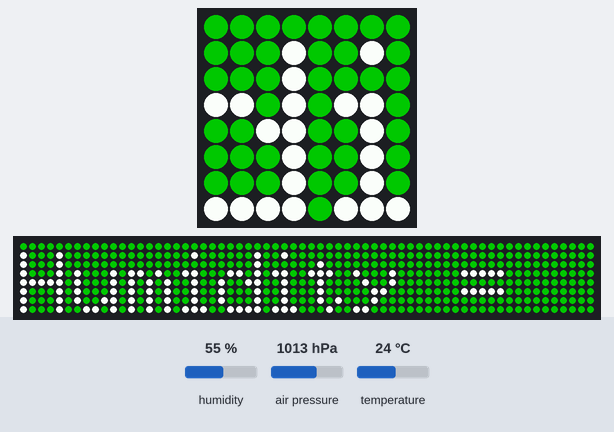
A program run on a simulated Raspberry Pi (BCM pin numbers) with a Sense HAT. Parts: the Sense HAT's 8×8 RGB LED matrix, a strip that is not on the board, showing the scrolling text unrolled. The test bench sets the inputs (shaded band); at power-on: temperature 24 °C, humidity 55 %, air pressure 1013 hPa. The 64×8 strip is a reading aid, not a part: it shows the text the matrix is scrolling, unrolled, one strip-width of it at a time.

Above: at 14.5 s.
14.6 s: temperature set to 12 °C
At 17.83 s:
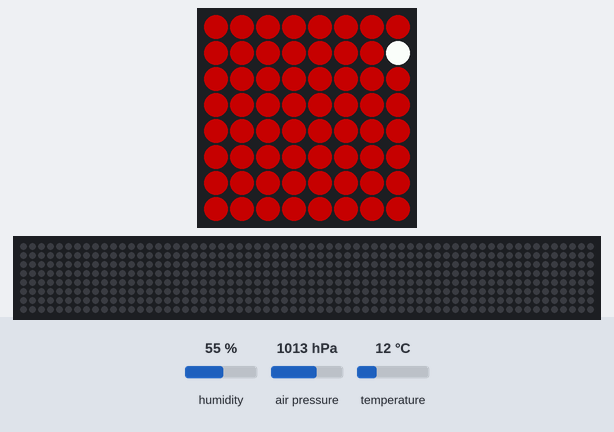
At 18.29 s:
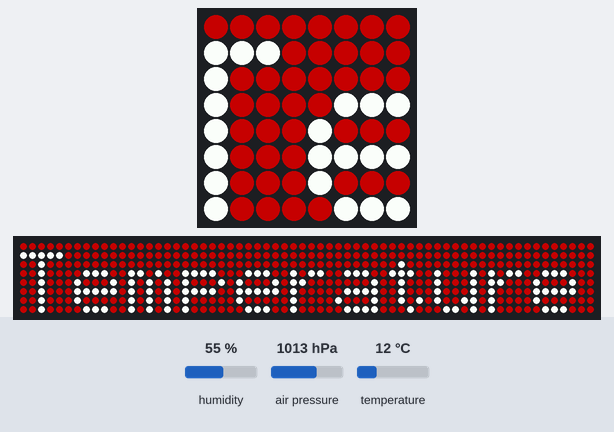
27.9 s: temperature set to 19 °C
At 35.48 s:
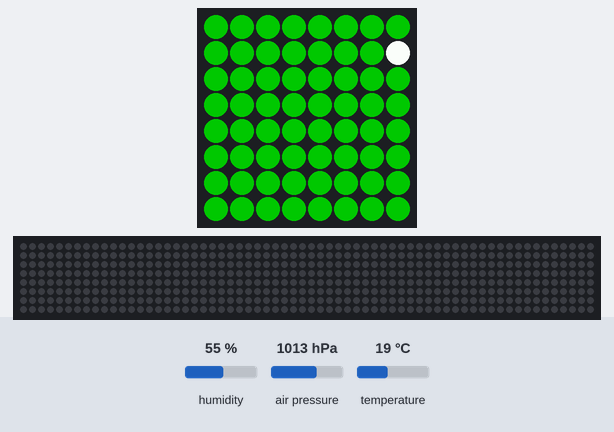

The program:

environment.py
```python
# Environment sensing
from sense_hat import SenseHat
from random import randint

sense = SenseHat()

# Parameters
T_low = 18.3
T_high = 26.7

while True:
    t = sense.get_temperature()
    p = sense.get_pressure()
    h = sense.get_humidity()

    t = round(t,1)
    p = round(p,1)
    h = round(h,1)

    if t > T_low and t < T_high:
        bg = (0,100,0)
    else:
        bg = (100,0,0)


    msg = "Temperature = {0} C, Pressure = {1} mbar, Humidity = {2}%".format(t,p,h)

    sense.show_message(msg,scroll_speed=0.05, back_colour=bg)
```
